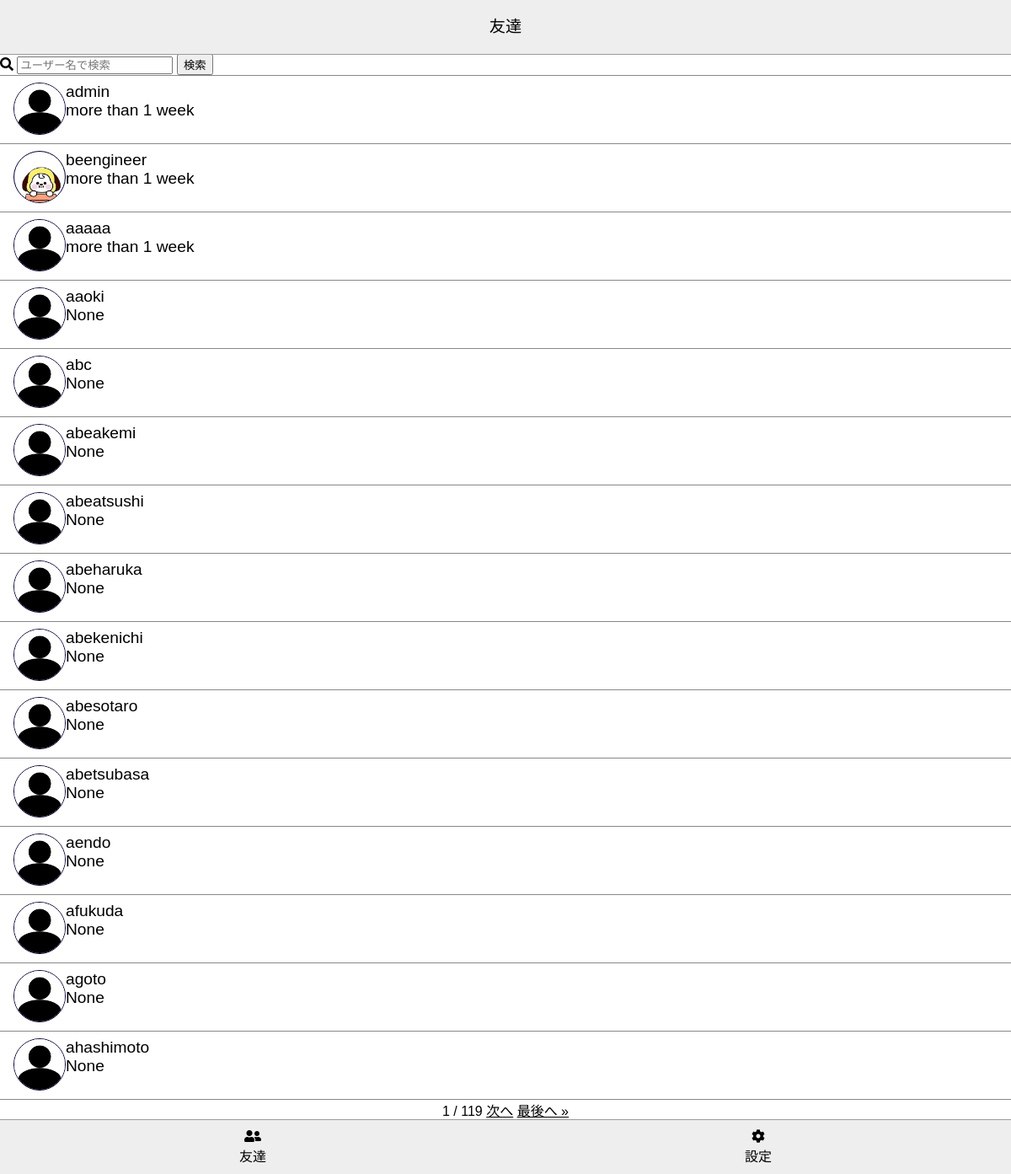
/ja/friends/ (signed in), run on the app's committed database.
### main/models.py (models this page shows)
class User(AbstractUser):
    icon = models.ImageField(null=True, blank=True)

### main/views.py (the view)
# urls.py: path("friends/", views.FriendsView.as_view(), name="friends"),
class FriendsView(LoginRequiredMixin, ListView):
    template_name = "main/friends.html"
    paginate_by = 15
    context_object_name = "friends"
    def get_queryset(self):
        queryset = User.objects.exclude(id=self.request.user.id).annotate(
            sent_talk__time__max=Max(
                "sent_talk__time",
                filter=Q(sent_talk__receiver=self.request.user),
            ),
            received_talk__time__max=Max(
                "received_talk__time",
                filter=Q(received_talk__sender=self.request.user),
            ),
            time_max=Greatest(
                "sent_talk__time__max", "received_talk__time__max"
            ),
            last_talk_time=Coalesce(
                "time_max",
                "sent_talk__time__max",
                "received_talk__time__max",
            ),
        ).order_by("-last_talk_time")
        form = FriendsSearchForm(self.request.GET)
        if form.is_valid():
            keyword = form.cleaned_data["keyword"]
            if keyword:
                queryset = queryset.filter(username__icontains=keyword)
        return queryset
    def get_context_data(self, **kwargs):
        context = super().get_context_data(**kwargs)
        form = FriendsSearchForm(self.request.GET)
        if form.is_valid():
            context["keyword"] = form.cleaned_data["keyword"]
        context["form"] = form
        return context

### main/forms.py
class FriendsSearchForm(forms.Form):
    keyword = forms.CharField(
        label="検索",
        required=True,
        widget=forms.TextInput(attrs={"placeholder": "ユーザー名で検索"}),
    )

### main/templatetags/chat_app.py (called while the page is built)
@register.filter
@register.simple_tag
def elapsed_time(dt):
    if not dt:
        return None
    delta = timezone.now() - dt
    zero = timedelta()
    one_hour = timedelta(hours=1)
    one_day = timedelta(days=1)
    one_week = timedelta(days=7)
    if delta < zero:
        raise ValueError("未来の時間です。")
    if delta < one_hour:  # 経過時間が 1 時間以内のとき
        minutes = delta.seconds // 60
        return ngettext("%d minute ago", "%d minutes ago", minutes) % minutes
    elif delta < one_day:  # 経過時間が 1 日以内のとき
        hours = delta.seconds // 3600
        return ngettext("%d hour ago", "%d hours ago", hours) % hours
    elif delta < one_week:  # 経過時間が 1 週間以内のとき
        return ngettext("%d day ago", "%d days ago", delta.days) % delta.days
    else:
        return gettext("more than 1 week")

### main/templates/main/friends.html (shortened to what this page needs)
{% extends "main/base.html" %}
{% load static chat_app %}
{% block extra_style %}
<link rel="stylesheet" href="{% static 'main/css/friends.css' %}">
{% endblock %}
{% block header_title %}友達{% endblock %}
{% block content %}
<div class="friends">
    <form method="GET" class="search-form">
        <i class="fas fa-search"></i>
        {{ form.keyword }}
        <button type="submit" class="search-form__submit">検索</button>
    </form>
    <ul class="friends-list">
        {% for friend in friends %}
        <li class="friends-list__item">
            <a href="{% url 'talk_room' friend.id %}" class="friends-list__link">
                <img src="{% if friend.icon %}{{ friend.icon.url }}{% else %}{% static 'main/img/default-icon.png' %}{% endif %}" class="friends-list__icon">
                <div class="friends-list__username">
                    {{ friend.username }}<br>
                    {{ friend.last_talk_time|elapsed_time }}
                </div>
            </a>
        </li>
        {% endfor %}
    </ul>
    <div class="pagination">
        <span class="step-links">
            <span class="current">{{ page_obj.number }} / {{ page_obj.paginator.num_pages }}</span>
            {% if page_obj.has_next %}
            <a href="{% url 'friends' %}?keyword={{ keyword }}&page={{ page_obj.next_page_number }}">次へ</a>
            <a href="{% url 'friends' %}?keyword={{ keyword }}&page={{ page_obj.paginator.num_pages }}">最後へ &raquo;</a>
            {% endif %}
        </span>
    </div>
</div>
{% endblock %}

### main/static/main/css/base.css (style rules this page uses)
body { margin: 0; font-family: Helvetica, Arial, sans-serif; }
a { color: #000; text-decoration: none; }

### main/static/main/css/friends.css (style rules this page uses)
.friends { padding: 64px 0; }
.friends-list { margin: 0; padding: 0; list-style: none; }
.friends-list__item { border-bottom: 1px solid #888; }
.friends-list__item:first-child { border-top: 1px solid #888; }
.friends-list__link { display: flex; padding: 8px 16px; height: 64px; }
.friends-list__username { font-size: 1.2rem; }
.pagination { text-align: center; }
.pagination a { text-decoration: underline; }
.friends-list__icon { width: 60px; height: 60px; border: 1px solid #003; border-radius: 50%; object-fit: cover; }

### data on the page
User: username "admin", last_talk_time|elapsed_time "more than 1 week"
User: icon (picture), username "beengineer", last_talk_time|elapsed_time "more than 1 week"
User: username "aaaaa", last_talk_time|elapsed_time "more than 1 week"
User: username "aaoki", last_talk_time|elapsed_time "None"
User: username "abc", last_talk_time|elapsed_time "None"
User: username "abeakemi", last_talk_time|elapsed_time "None"
User: username "abeatsushi", last_talk_time|elapsed_time "None"
User: username "abeharuka", last_talk_time|elapsed_time "None"
User: username "abekenichi", last_talk_time|elapsed_time "None"
User: username "abesotaro", last_talk_time|elapsed_time "None"
User: username "abetsubasa", last_talk_time|elapsed_time "None"
User: username "aendo", last_talk_time|elapsed_time "None"
User: username "afukuda", last_talk_time|elapsed_time "None"
User: username "agoto", last_talk_time|elapsed_time "None"
User: username "ahashimoto", last_talk_time|elapsed_time "None"

### other printed values
{{ page_obj.number }} "1"
{{ page_obj.paginator.num_pages }} "119"
